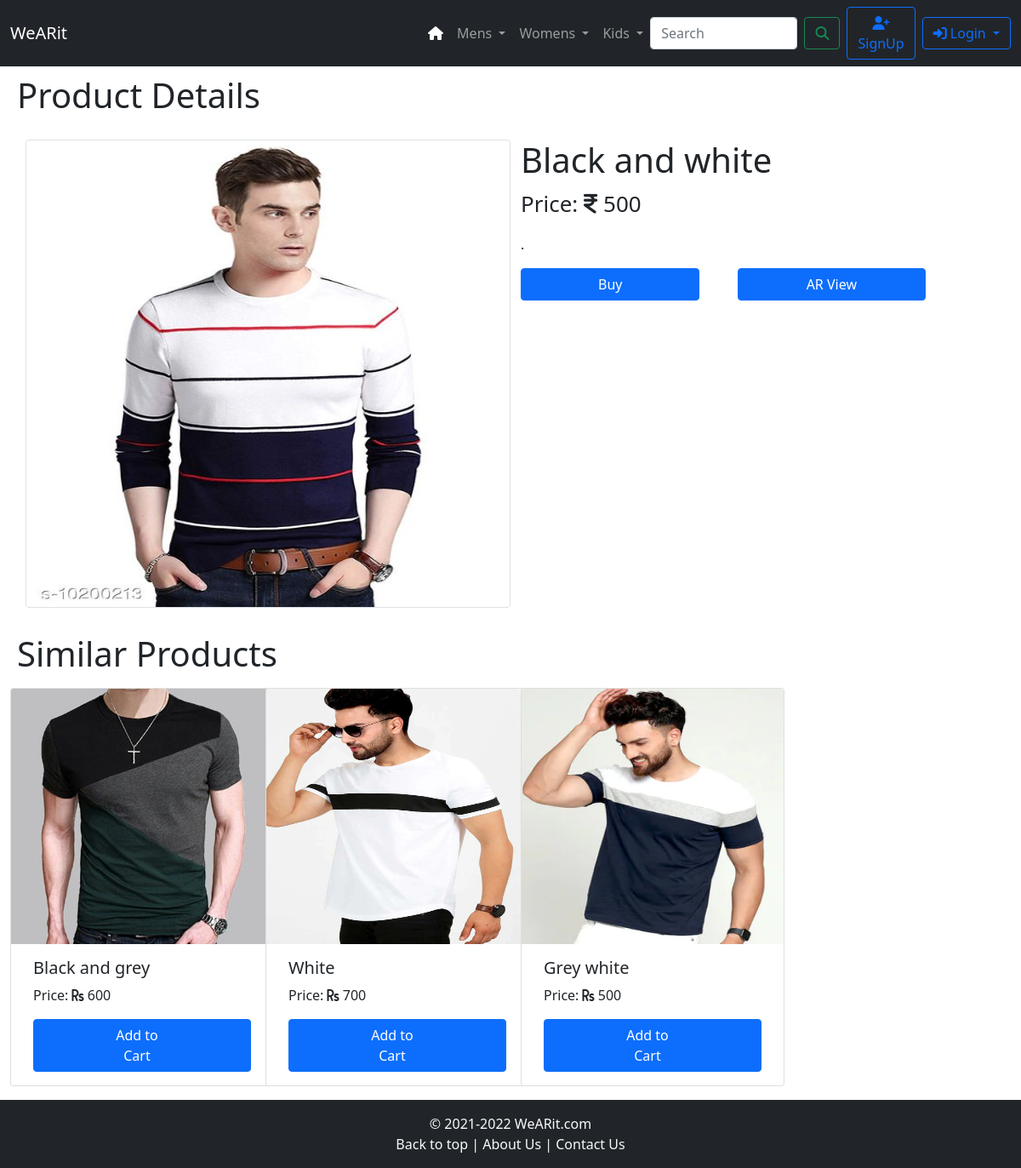
Page /ecom/productview1/13/Mens on the committed database.
### ecom/models.py (models this page shows, shortened)
class Product(models.Model):
    product_id = models.AutoField
    product_name = models.CharField(max_length=50)
    category = models.CharField(max_length=50,default="")
    subcategory = models.CharField(max_length=50,default="")
    price = models.IntegerField(default=0)
    desc = models.CharField(max_length=300)
    pub_date = models.DateField()
    image = models.ImageField(upload_to="images",default="")

### ecom/views.py (the view)
# urls.py: path('ecom/productview1/<int:myid>/<slug:mycategory>', views.productview1, name='ProductView'),
def productview1(request, myid, mycategory):
    products = Product.objects.filter(id=myid)
    similar_products = Product.objects.filter(
        category=mycategory).exclude(id=myid)
    return render(request, 'productview1.html', {'product': products[0], 'related': similar_products})

### templates/productview1.html (shortened to what this page needs)
{% extends 'basic1.html' %}
{% block body %}
<h1 class="head" style="margin-left: 20px;padding-bottom: 20px;padding-top: 10px;">Product Details</h1>
<div class="container">
  <div class="row">
    <div class="col-sm-10 col-md-5 col-lg-6 col-xl-6 text-center">
      <div class="row">
        <img src="/media/{{product.image}}" class="pimg card-img-top border rounded" width="400px" height="550px" alt="...">
      </div>
    </div>
    <div class="col-sm-12 col-md-6 col-xl-6">
      <h1 class="text-truncate" style="font-size: 40px;">{{product.product_name}}<br>
      </h1>
      <p style="font-size: 26px;">Price: <i class="fa fa-rupee"></i> {{product.price}}&nbsp;</p>
      <p>{{product.desc}}</p>
      <a href="#"><button id="pr{{i.id}}" class="buy btn btn-primary" data-bs-toggle="modal" data-bs-target="#exampleModal2"
          style="padding-right: 90px;padding-left: 90px;margin-right: 40px;">Buy</button></a>
      <a href="#"><button id="qv{{i.id}}" class="ar btn btn-primary" style="padding-right: 80px;padding-left: 80px;">AR
          View</button></a>
    </div>
  </div>
</div>
<h1 class="head1" style="margin-left: 20px;padding-top: 30px;">Similar Products</h1>
<div class="container-fluid mr-1 me-1 my-3">
  <div class="row">
    {% for i in related %}
    <div class="col-xs-3 col-sm-1 col-md-3">
      <div class="card" style="width: 310px;">
        <a href="/ecom/productview1/{{i.id}}/{{i.category}}"><img src="/media/{{i.image}}" class="card-img-top" alt="..." style="height: 300px;"></a>
        <div class="card-body">
          <h5 class="card-title" id="namepr{{i.id}}" style="margin-left: 10px;">{{i.product_name}}</h5>
          <p class="card-text" style="margin-left: 10px;">Price: <i class="fas fa-rupee-sign"></i> {{i.price}}</p>
          <a href="#"><button id="pr{{i.id}}" class="btn btn-primary d-inline" data-bs-toggle="modal" data-bs-target="#exampleModal2" style="margin-left: 10px;margin-right: 10px;padding-left: 80px;padding-right:92px;">Add to Cart</button></a>
        </div>
      </div>
    </div>
    {% endfor %}
  </div>
</div>
{% endblock%}

### templates/basic1.html (shortened to what this page needs)
<!doctype html>
<html lang="en">
<head>
  <link href="https://cdn.jsdelivr.net/npm/bootstrap@5.0.0-beta3/dist/css/bootstrap.min.css" rel="stylesheet"
>
</head>
<body>
  <nav class="navbar navbar-expand-lg navbar-dark bg-dark">
    <div class="container-fluid">
      <a class="navbar-brand" href="/">WeARit</a>
      <div class="collapse navbar-collapse" id="navbarSupportedContent">
        <ul class="navbar-nav me-auto mb-2 mb-lg-0" style="padding-left: 400px;">
          <li class="nav-item">
            <a class="home nav-link active" aria-current="page" href="/"><i class="fas fa-home"></i></a>
          </li>
          <li class="nav-item dropdown">
            <a class="nav-link dropdown-toggle" href="#" id="navbarDropdown" role="button" data-bs-toggle="dropdown"
              aria-expanded="false">
              Mens
            </a>
          </li>
          <li class="nav-item dropdown">
            <a class="nav-link dropdown-toggle" href="#" id="navbarDropdown" role="button" data-bs-toggle="dropdown"
              aria-expanded="false">
              Womens
            </a>
          </li>
          <li class="nav-item dropdown">
            <a class="nav-link dropdown-toggle" href="#" id="navbarDropdown" role="button" data-bs-toggle="dropdown"
              aria-expanded="false">
              Kids
            </a>
          </li>
        </ul>
        <form method="get" action="/ecom/search1/" class="d-flex">
          <input class="form-control me-2 search" type="search" placeholder="Search" aria-label="Search" name="search1" id="search1">
          <button class="searchbtn btn btn-outline-success" type="submit"><i class="fas fa-search"></i></button>
        </form>
        <div class="btn-group" role="group" aria-label="Basic outlined example">
          <button type="button" class="signup btn btn-outline-primary mx-2" data-bs-toggle="modal"
            data-bs-target="#exampleModal"><i class="fas fa-user-plus"></i> SignUp</button>
        </div>
        <div class="login dropdown">
          <button class="btn btn-outline-primary dropdown-toggle" type="button" id="dropdownMenuButton1"
            data-bs-toggle="dropdown" aria-expanded="false">
            <i class="fas fa-sign-in-alt"></i> Login
          </button>
        </div>
      </div>
    </div>
  </nav>
  {% block body %} {% endblock %}
  <footer class="container-fluid bg-dark my-0 py-3 text-light">
    <p class="mb-0 text-center">&copy; 2021-2022 WeARit.com</p>
    <p class="mb-0 text-center">
      <a href="#" class="text-light text-decoration-none">Back to top |</a>
      <a href="/ecom/about" class="text-light text-decoration-none">About Us |</a>
      <a href="/ecom/contact" class="text-light text-decoration-none">Contact Us</a>
    </p>
  </footer>
</body>
</html>

### rows in the picture
Product: image (picture), product_name "Black and white", price "500", desc "."
Product: image (picture), product_name "Black and grey", price "600"
Product: image (picture), product_name "White", price "700"
Product: image (picture), product_name "Grey white", price "500"
